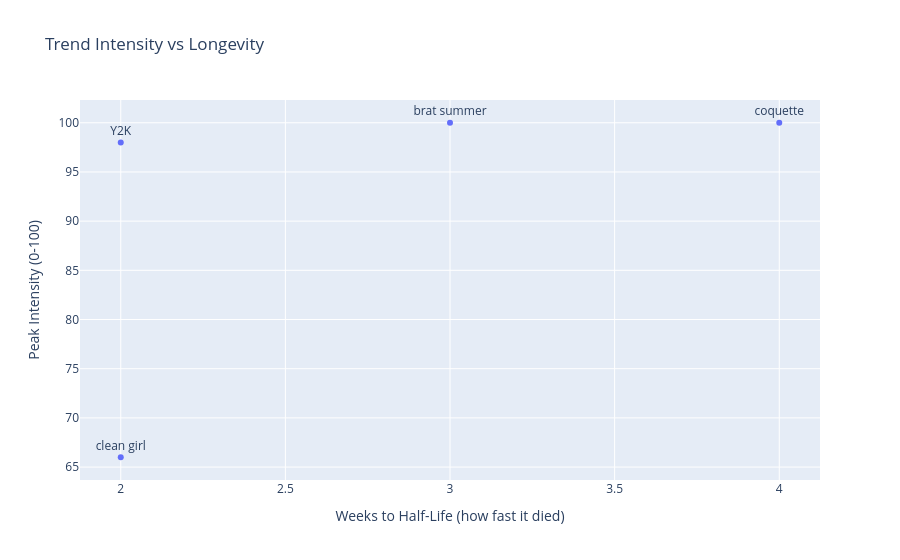

Here is the notebook cell this chart was saved with:
### Markdown cell above
# Fashion Micro-Trend Lifecycle Modeler

## Overview
This project models the lifecycle of fashion micro-trends using data from Google Trends. Each trend is treated as a curve with a birth, peak, and death. My goal is to quantify the speed at which these microtrends rise and fall, and also whether varying types of trends follow different patterns.

## Data Source
- **Google Trends** via pytrends Python library
- Weekly search interest scores (0-100) over a span of 5 years (2021-2026)
- 10 fashion micro-trends analyzed

## Methology
Each trend's time series was fit to a log-normal curve using scipy's curve_fit function. Three parameters were extracted per trend:
- **Amplitude** - how high the peak reached
- **Sigma** - how wide/narrow the curve is (small sigma means sharper spike)
- **R^2** - how well the log-normal graph fits the real data 

## Findings

### 1. Not all trends follow a log-normal lifecycle
6 of the 10 trends were successfully fitted. The 4 that failed can be sorted into two categories:
- **Still growing**: old money, clean girl, Y2K - no clear decay yet
- **Too flat**: balletcore - likely a Tiktok-native trend with minimal Google searchs

### 2. Brat summer had the cleanest lifecycle
With an R^2 value of 0.828, brat summer most closely followed a log-normal curve with a sharp music-driven spike in July 2024 followed by rapid decay within weeks.

### 3. Peak intensity and half-life appear unrelated
Trends that hit 100/100 on Google Trends (coquette, brat summer) died just as fast as trends that peaked much lower. Greater virality does not imply longevity.

### 4. Google Trends undercounts Tiktok-native trends
Trends with self-explanatory names (old money, clean girl, ballet core) show lower Google search interest relative to their actual cultural reach, since audiences consume them on Tiktok without the need to search them on Google.

### Limitations
- Google Trends data is normalized (0-100) and relative, not absolute search volume
- Tikotk lifecycle data was unavailable, the Tiktok Research API would allow for more complete analysis in future work
- Sample size of 10 trends is small so conclusions are directional and not wholly definitive

## Tools Used
Python, pandas, pytrends, scipy, matplotlib, plotly

### Code cell
from pytrends.request import TrendReq
import pandas as pd
import matplotlib.pyplot as plt
import plotly.express as px

pytrends = TrendReq(hl='en-US', tz=360)
kw_list = ['old money',
           'mob wife',
           'coquette',
           'Y2K',
           'dark academia']

kw_list2 = ['brat summer',
           'coastal grandma',
           'office siren',
           'clean girl',
           'ballet core']

pytrends.build_payload(kw_list, timeframe='today 5-y')
df1 = pytrends.interest_over_time()
df1 = df1.drop(columns=['isPartial'])
pytrends.build_payload(kw_list2, timeframe='today 5-y')
df2 = pytrends.interest_over_time().drop(columns=['isPartial'])

df = df1.join(df2)

df.plot(figsize=(12, 6), title='Fashion MicroTrend Comparison, Google Trends')
plt.ylabel('Search Interest (0-100)')
plt.show()

df.to_csv('trends_raw.csv')
df = pd.read_csv('trends_raw.csv', index_col=0, parse_dates=True)


for trend in df.columns:
    peak_date = df[trend].idxmax()
    peak_value = df[trend].max()
    print(f"{trend}: peaked on {peak_date.strftime('%b %Y')} at {peak_value}/100")

metrics = []
for trend in df.columns:
    series = df[trend]

    peak_value = series.max()
    peak_date = series.idxmax()

    post_peak = series[peak_date:]
    half_life_rows = post_peak[post_peak <= peak_value * 0.5]

    if not half_life_rows.empty:
        half_life_date = half_life_rows.index[0]
    else:
        half_life_date = None

    if half_life_date is not None:
        weeks_to_halflife = (half_life_date - peak_date).days // 7
    else:
        weeks_to_halflife = None

    weeks_to_peak = (peak_date - series.index[0]).days // 7

    metrics.append({
        'trend': trend,
        'peak_value': peak_value,
        'peak_date': peak_date,
        'weeks_to_peak': weeks_to_peak,
        'weeks_to_halflife': weeks_to_halflife
    })

metrics_df = pd.DataFrame(metrics).set_index('trend')
print(metrics_df)

scatter_df = metrics_df.dropna(subset=['weeks_to_halflife'])
scatter_df = metrics_df[metrics_df['peak_value'] >= 20].dropna(subset=['weeks_to_halflife'])

fig = px.scatter(
    scatter_df,
    x='weeks_to_halflife',
    y='peak_value',
    text=scatter_df.index,
    title='Trend Intensity vs Longevity',
    labels={
        'weeks_to_halflife': 'Weeks to Half-Life (how fast it died)',
        'peak_value': 'Peak Intensity (0-100)'
    }
)

fig.update_traces(textposition='top center')
fig.show()

### Figure 1 — Plotly figure (JSON) as saved in the notebook; plotly's stock layout.template omitted (floating-point values rounded to 4 significant figures)
{"data": [{"hovertemplate": "Weeks to Half-Life (how fast it died)=%{x}<br>Peak Intensity (0-100)=%{y}<br>trend=%{text}<extra></extra>", "legendgroup": "", "marker": {"color": "#636efa", "symbol": "circle"}, "mode": "markers+text", "name": "", "orientation": "v", "showlegend": false, "text": ["coquette", "Y2K", "brat summer", "clean girl"], "textposition": "top center", "type": "scatter", "x": [4.0, 2.0, 3.0, 2.0], "xaxis": "x", "y": [100, 98, 100, 66], "yaxis": "y"}], "layout": {"legend": {"tracegroupgap": 0}, "title": {"text": "Trend Intensity vs Longevity"}, "xaxis": {"anchor": "y", "domain": [0, 1], "title": {"text": "Weeks to Half-Life (how fast it died)"}}, "yaxis": {"anchor": "x", "domain": [0, 1], "title": {"text": "Peak Intensity (0-100)"}}}}
